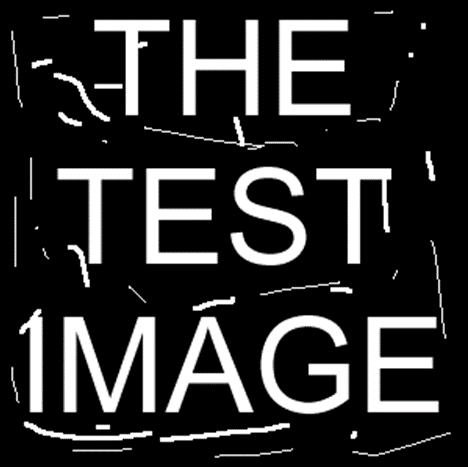
#> input picture IOLab6/test1.png, 468 x 469 px
$ python lab6.py
#> lines starting #> are read from the running program, lines starting #| are printed output that depends on the picture; after the words box and inside, x2 and y2 are one past the last pixel; in counts of white or black regions, pixels touching at a corner belong together
import cv2
import numpy as np
from PIL import Image

#elementy strukturalne
def kernel1():
    kernel = np.array([[0, 1, 0],
                              [1, 1, 1],
                              [0, 1, 0]], dtype=np.uint8)
    return kernel

def kernel2():
    kernel = np.array([[1, 1, 1],
                              [1, 1, 1],
                              [1, 1, 1]], dtype=np.uint8)
    return kernel

def kernel3():
    kernel  = np.array([[1],[1], [1],[1],[1], [1],[1]], dtype=np.uint8)
    return kernel


def kernel4():
    kernel = np.array([[0, 0, 0, 1, 0, 0, 0],
                            [0, 0, 1, 1, 1, 0, 0],
                            [0, 1, 1, 1, 1, 1, 0],
                            [1, 1, 1, 1, 1, 1, 1],
                            [0, 1, 1, 1, 1, 1, 0],
                            [0, 0, 1, 1, 1, 0, 0],
                            [0, 0, 0, 1, 0, 0, 0]
                              ], dtype=np.uint8)
    return kernel

def choose_kernel(kernel_no):
    kernel = np.array([0])
    anchor = (0, 0)

    if kernel_no == 1:
        kernel = kernel1()
        anchor = (1, 1)

    if kernel_no == 2:
        kernel = kernel2()
        anchor = (1, 1)

    if kernel_no == 3:
        kernel = kernel3()
        anchor = (0, 4)

    if kernel_no == 4:
        kernel = kernel4()
        anchor = (4, 4)

    return kernel, anchor


def erode(name,kernel_no):

    #wczytanie obrazu jako binarny
    image = cv2.imread(name, cv2.IMREAD_GRAYSCALE)
    _, binary = cv2.threshold(image, 127, 255, cv2.THRESH_BINARY)


    #element strukturalny
    kernel, anchor = choose_kernel(kernel_no)


    #erozja
    eroded = cv2.erode(binary, kernel,anchor=anchor,iterations=1)

    #różnica
    difference = cv2.subtract(binary, eroded)

    #zapis
    img = Image.fromarray(eroded)
    img.save(name+"_eroded"+str(kernel_no)+".png")


    img2 = Image.fromarray(difference)
    img2.save(name+"_difference"+str(kernel_no)+".png")


    return eroded

#dylacja

def dilate(name,kernel_no):

    #wczytanie obrazu jako binarny
    image = cv2.imread(name, cv2.IMREAD_GRAYSCALE)
    _, binary = cv2.threshold(image, 127, 255, cv2.THRESH_BINARY)

    #element strukturalny
    kernel, anchor = choose_kernel(kernel_no)

    #dylacja
    dilated = cv2.dilate(binary, kernel,anchor=anchor, iterations=1)

    #zapis
    img = Image.fromarray(dilated)
    img.save(name+"_dilated"+str(kernel_no)+".png")

    return dilated


#domknięcie

def close(name,kernel_no):
    erode(name,kernel_no)
    dilate(name+"_eroded"+str(kernel_no)+".png",kernel_no)


#otwarcie

def open(name,kernel_no):
    dilate(name, kernel_no)
    erode(name+"_dilated"+str(kernel_no)+".png",kernel_no)

#gradient

def gradient_laplacian(name, kernel_no):
    #wczytanie i binaryzacja
#> called with name = 'test1.png', kernel_no = 1
    image = cv2.imread(name, cv2.IMREAD_GRAYSCALE)
#> image: shape (469, 468); min 0, max 255, mean 44.5
    _, binary = cv2.threshold(image, 127, 255, cv2.THRESH_BINARY)
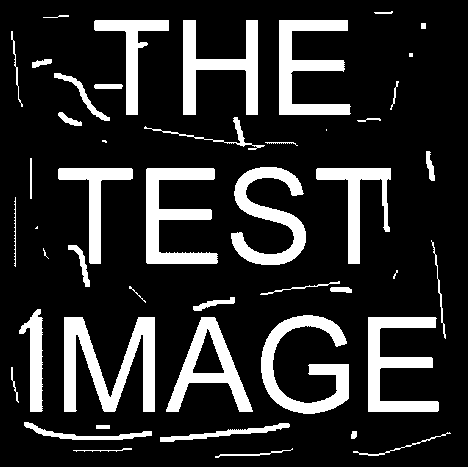
#> binary: shape (469, 468); 17.4% white; 48 white regions (6 under 20 px), largest, box (x1, y1, x2, y2) and area: (64, 317, 155, 412) 4157, (261, 315, 349, 414) 3282, (146, 168, 218, 264) 3155


    # dylacja i erozja
    dilation = dilate(name, kernel_no)
#> in dilate, `dilated = cv2.dilate(binary, kernel,anchor=anchor, iterations=1)`: dilated: shape (469, 468); 21.7% white; 47 white regions (2 under 20 px), largest, box (x1, y1, x2, y2) and area: (63, 316, 156, 413) 4885, (260, 314, 350, 415) 3820, (145, 167, 219, 265) 3696
    erosion = erode(name, kernel_no)
#> in erode, `eroded = cv2.erode(binary, kernel,anchor=anchor,iterations=1)`: eroded: shape (469, 468); 13.3% white; 36 white regions (10 under 20 px), largest, box (x1, y1, x2, y2) and area: (65, 318, 154, 411) 3433, (262, 316, 348, 413) 2748, (147, 169, 217, 263) 2618
#> in erode, `difference = cv2.subtract(binary, eroded)`: difference: shape (469, 468); 4.1% white in thin lines or dots

    # gradient: dylacja - erozja
    gradient = cv2.subtract(dilation, erosion)
#> gradient: shape (469, 468); 8.4% white in thin lines or dots

    #laplasjan: dylacja + erozja - 2 * oryginał
    binary_16 = np.int16(binary)
    laplacian = np.clip(dilation.astype(np.int16) + erosion.astype(np.int16) - 2 * binary_16, 0, 255).astype(np.uint8)
#> laplacian: shape (469, 468); 4.3% white in thin lines or dots

    img = Image.fromarray(gradient)
    img.save(name+"_gradient"+str(kernel_no)+".png")


    img2 = Image.fromarray(laplacian)
    img2.save(name+"_laplacian"+str(kernel_no)+".png")


def zad_1():
    erode("test2.png", 1)
    erode("test2.png", 2)
    erode("test2.png", 3)
    erode("test2.png",4)


def zad_2():
    erode("test1.png", 1)
    erode("test1.png", 2)
    erode("test1.png", 3)
    erode("test1.png",4)

    dilate("test1.png", 1)
    dilate("test1.png", 2)
    dilate("test1.png", 3)
    dilate("test1.png", 4)

def zad_3():
    close("test3.png", 1)
    close("test3.png", 2)
    close("test3.png", 3)
    close("test3.png", 4)

def zad_4():
    open("test3.png", 1)
    open("test3.png", 2)
    open("test3.png", 3)
    open("test3.png", 4)

def zad_5():
    gradient_laplacian("test1.png", 1)
    gradient_laplacian("test1.png", 2)
#> in dilate (call 2), `dilated = cv2.dilate(binary, kernel,anchor=anchor, iterations=1)`: dilated: shape (469, 468); 22.4% white; 45 white regions (1 under 20 px), largest, box (x1, y1, x2, y2) and area: (63, 316, 156, 413) 5002, (260, 314, 350, 415) 3989, (145, 167, 219, 265) 3740
#> in erode (call 2), `eroded = cv2.erode(binary, kernel,anchor=anchor,iterations=1)`: eroded: shape (469, 468); 12.8% white; 29 white regions (4 under 20 px), largest, box (x1, y1, x2, y2) and area: (65, 318, 154, 411) 3320, (147, 169, 217, 263) 2590, (262, 316, 348, 413) 2584
#> in erode (call 2), `difference = cv2.subtract(binary, eroded)`: difference: shape (469, 468); 4.5% white in thin lines or dots
#> in gradient_laplacian (call 2), `gradient = cv2.subtract(dilation, erosion)`: gradient: shape (469, 468); 9.6% white in thin lines or dots
#> in gradient_laplacian (call 2), `laplacian = np.clip(dilation.astype(np.int16) + erosion.astype(np.int1..`: laplacian: shape (469, 468); 5% white in thin lines or dots
    gradient_laplacian("test1.png", 3)
#> in dilate (call 3), `dilated = cv2.dilate(binary, kernel,anchor=anchor, iterations=1)`: dilated: shape (469, 468); 25% white; 45 white regions (1 under 20 px), largest, box (x1, y1, x2, y2) and area: (64, 315, 155, 416) 4709, (261, 313, 349, 418) 4429, (146, 166, 218, 268) 4244
#> in erode (call 3), `eroded = cv2.erode(binary, kernel,anchor=anchor,iterations=1)`: eroded: shape (469, 468); 11.1% white; 49 white regions (29 under 20 px), largest, box (x1, y1, x2, y2) and area: (64, 321, 155, 410) 3610, (183, 24, 258, 113) 2476, (261, 319, 349, 412) 2143
#> in erode (call 3), `difference = cv2.subtract(binary, eroded)`: difference: shape (469, 468); 6.2% white; 258 white regions (172 under 20 px), largest, box (x1, y1, x2, y2) and area: (0, 467, 468, 469) 936, (160, 423, 290, 442) 644, (24, 422, 152, 440) 618
#> in gradient_laplacian (call 3), `gradient = cv2.subtract(dilation, erosion)`: gradient: shape (469, 468); 13.9% white; 111 white regions (19 under 20 px), largest, box (x1, y1, x2, y2) and area: (231, 165, 306, 269) 2306, (0, 465, 468, 469) 1872, (166, 295, 253, 416) 1499
#> in gradient_laplacian (call 3), `laplacian = np.clip(dilation.astype(np.int16) + erosion.astype(np.int1..`: laplacian: shape (469, 468); 7.6% white; 330 white regions (227 under 20 px), largest, box (x1, y1, x2, y2) and area: (144, 124, 298, 154) 938, (0, 465, 468, 467) 936, (353, 430, 451, 460) 588
    gradient_laplacian("test1.png", 4)
#> call 4 of gradient_laplacian, with name = 'test1.png', kernel_no = 4
#> in dilate (call 4), `dilated = cv2.dilate(binary, kernel,anchor=anchor, iterations=1)`: dilated: shape (469, 468); 30.2% white; 42 white regions, largest, box (x1, y1, x2, y2) and area: (62, 315, 159, 416) 6294, (366, 238, 450, 416) 5396, (259, 313, 353, 418) 4904
#> in erode (call 4), `eroded = cv2.erode(binary, kernel,anchor=anchor,iterations=1)`: eroded: shape (469, 468); 7.3% white; 37 white regions (25 under 20 px), largest, box (x1, y1, x2, y2) and area: (68, 321, 153, 410) 2020, (265, 319, 347, 412) 1702, (235, 171, 304, 263) 1580
#> in erode (call 4), `difference = cv2.subtract(binary, eroded)`: difference: shape (469, 468); 10.1% white; 49 white regions (6 under 20 px), largest, box (x1, y1, x2, y2) and area: (64, 317, 155, 412) 2137, (146, 168, 218, 264) 1590, (279, 20, 351, 115) 1587
#> in gradient_laplacian (call 4), `gradient = cv2.subtract(dilation, erosion)`: gradient: shape (469, 468); 22.9% white; 43 white regions, largest, box (x1, y1, x2, y2) and area: (62, 315, 159, 416) 4274, (366, 238, 450, 416) 3990, (277, 18, 355, 119) 3222
#> in gradient_laplacian (call 4), `laplacian = np.clip(dilation.astype(np.int16) + erosion.astype(np.int1..`:
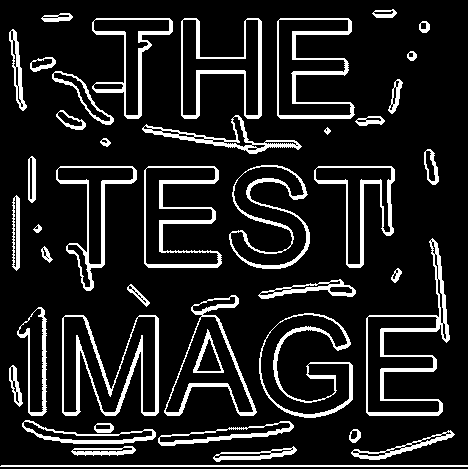
#> laplacian: shape (469, 468); 12.8% white; 43 white regions, largest, box (x1, y1, x2, y2) and area: (366, 238, 450, 416) 2234, (62, 315, 159, 416) 2137, (277, 18, 355, 119) 1635

    gradient_laplacian("test2.png", 1)
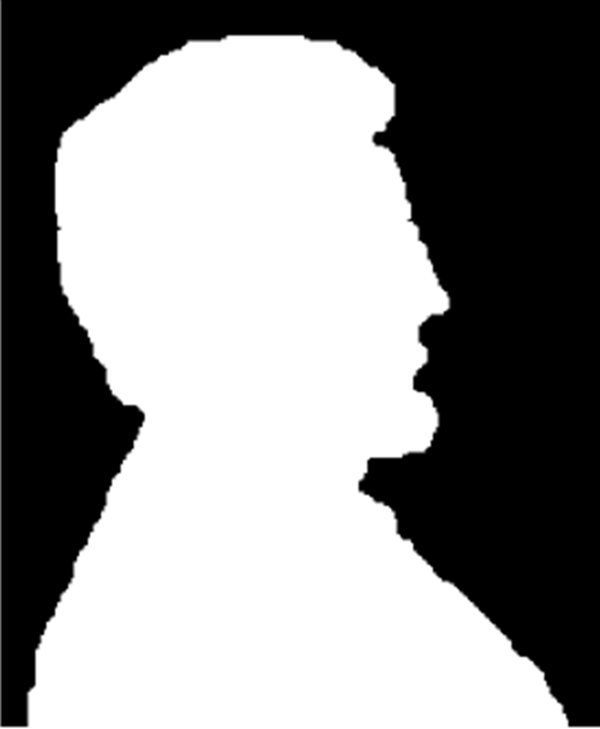
#> input picture IOLab6/test2.png, 600 x 729 px
#> in gradient_laplacian (call 5), `_, binary = cv2.threshold(image, 127, 255, cv2.THRESH_BINARY)`: binary: shape (729, 600); 55.1% white; 1 black region, box (x1, y1, x2, y2) and area: (0, 0, 600, 727) 196372
#> in dilate (call 5), `dilated = cv2.dilate(binary, kernel,anchor=anchor, iterations=1)`: dilated: shape (729, 600); 55.5% white; 1 black region, box (x1, y1, x2, y2) and area: (0, 0, 600, 726) 194519
#> in erode (call 5), `eroded = cv2.erode(binary, kernel,anchor=anchor,iterations=1)`: eroded: shape (729, 600); 54.7% white; 1 black region, box (x1, y1, x2, y2) and area: (0, 0, 600, 728) 198225
#> in erode (call 5), `difference = cv2.subtract(binary, eroded)`: difference: shape (729, 600); 0.42% white in thin lines or dots
#> in gradient_laplacian (call 5), `gradient = cv2.subtract(dilation, erosion)`: gradient: shape (729, 600); 0.85% white in thin lines or dots
#> in gradient_laplacian (call 5), `laplacian = np.clip(dilation.astype(np.int16) + erosion.astype(np.int1..`: laplacian: shape (729, 600); 0.42% white in thin lines or dots
    gradient_laplacian("test2.png", 2)
#> in dilate (call 6), `dilated = cv2.dilate(binary, kernel,anchor=anchor, iterations=1)`: dilated: shape (729, 600); 55.7% white; 1 black region, box (x1, y1, x2, y2) and area: (0, 0, 600, 726) 193888
#> in erode (call 6), `eroded = cv2.erode(binary, kernel,anchor=anchor,iterations=1)`: eroded: shape (729, 600); 54.5% white; 1 black region, box (x1, y1, x2, y2) and area: (0, 0, 600, 728) 198854
#> in erode (call 6), `difference = cv2.subtract(binary, eroded)`: difference: shape (729, 600); 0.57% white in thin lines or dots
#> in gradient_laplacian (call 6), `gradient = cv2.subtract(dilation, erosion)`: gradient: shape (729, 600); 1.1% white in thin lines or dots
#> in gradient_laplacian (call 6), `laplacian = np.clip(dilation.astype(np.int16) + erosion.astype(np.int1..`: laplacian: shape (729, 600); 0.57% white in thin lines or dots
    gradient_laplacian("test2.png", 3)
#> in dilate (call 7), `dilated = cv2.dilate(binary, kernel,anchor=anchor, iterations=1)`: dilated: shape (729, 600); 55.7% white; 1 black region, box (x1, y1, x2, y2) and area: (0, 0, 600, 725) 193722
#> in erode (call 7), `eroded = cv2.erode(binary, kernel,anchor=anchor,iterations=1)`: eroded: shape (729, 600); 54.2% white; 1 black region, box (x1, y1, x2, y2) and area: (0, 0, 600, 729) 200126
#> in erode (call 7), `difference = cv2.subtract(binary, eroded)`: difference: shape (729, 600); 0.86% white; 70 white regions (27 under 20 px), largest, box (x1, y1, x2, y2) and area: (61, 35, 395, 141) 1336, (413, 549, 512, 645) 394, (359, 491, 395, 517) 144
#> in gradient_laplacian (call 7), `gradient = cv2.subtract(dilation, erosion)`: gradient: shape (729, 600); 1.5% white; 41 white regions (3 under 20 px), largest, box (x1, y1, x2, y2) and area: (61, 33, 395, 141) 2004, (397, 532, 544, 676) 886, (367, 438, 433, 465) 396
#> in gradient_laplacian (call 7), `laplacian = np.clip(dilation.astype(np.int16) + erosion.astype(np.int1..`: laplacian: shape (729, 600); 0.61% white in thin lines or dots
    gradient_laplacian("test2.png", 4)
#> in dilate (call 8), `dilated = cv2.dilate(binary, kernel,anchor=anchor, iterations=1)`:
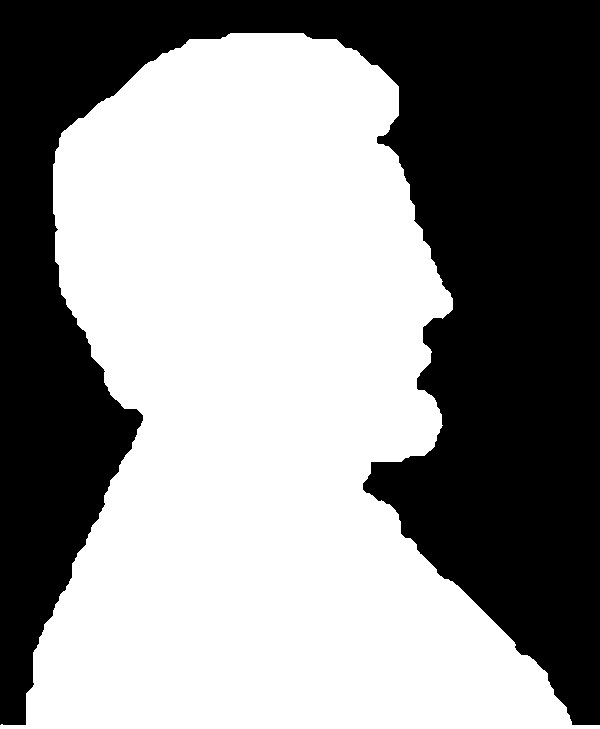
#> dilated: shape (729, 600); 56.2% white; 1 black region, box (x1, y1, x2, y2) and area: (0, 0, 600, 725) 191530
#> in erode (call 8), `eroded = cv2.erode(binary, kernel,anchor=anchor,iterations=1)`:
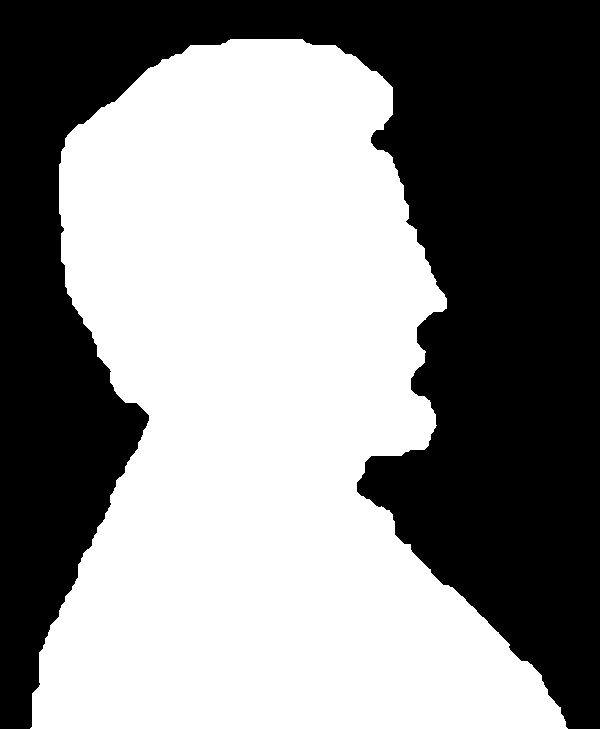
#> eroded: shape (729, 600); 53.7% white; 1 black region, box (x1, y1, x2, y2) and area: (0, 0, 600, 729) 202318
#> in erode (call 8), `difference = cv2.subtract(binary, eroded)`: difference: shape (729, 600); 1.4% white; 1 white region, box (x1, y1, x2, y2) and area: (0, 35, 600, 729) 5946
#> in gradient_laplacian (call 8), `gradient = cv2.subtract(dilation, erosion)`:
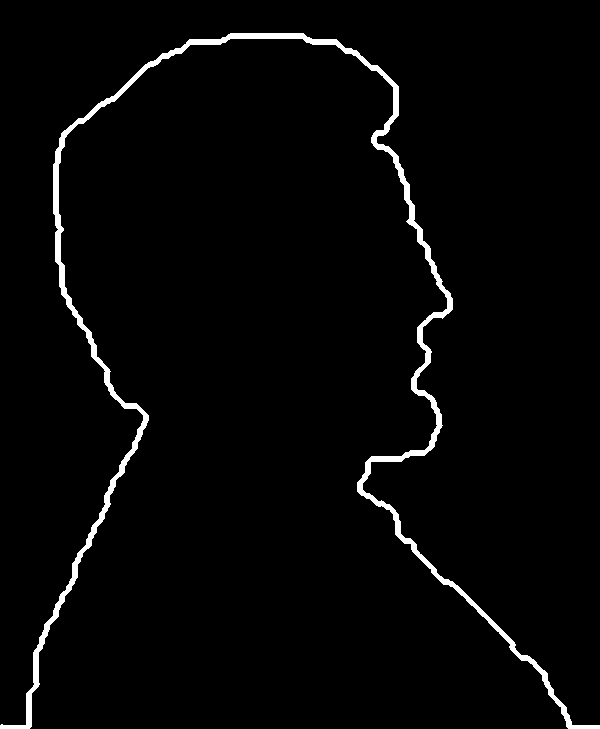
#> gradient: shape (729, 600); 2.5% white; 1 white region, box (x1, y1, x2, y2) and area: (0, 33, 600, 729) 10788
#> in gradient_laplacian (call 8), `laplacian = np.clip(dilation.astype(np.int16) + erosion.astype(np.int1..`:
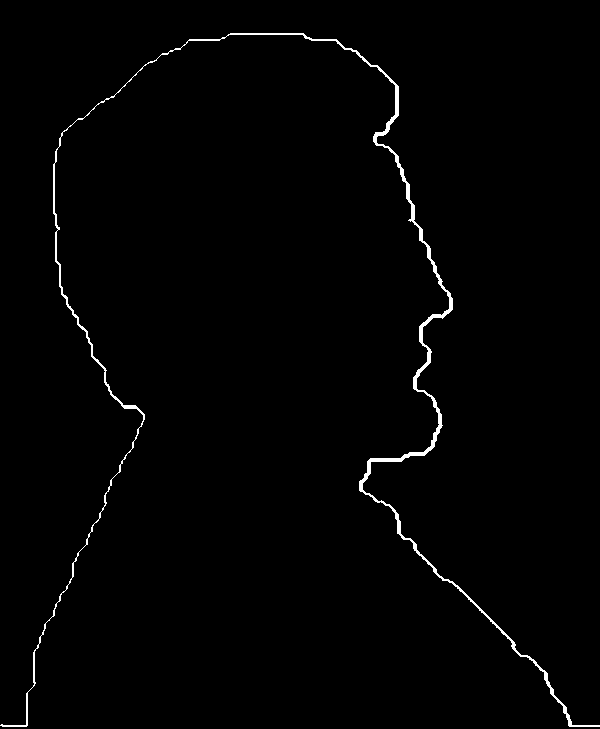
#> laplacian: shape (729, 600); 1.1% white; 1 white region, box (x1, y1, x2, y2) and area: (0, 33, 600, 727) 4842


zad_5()
